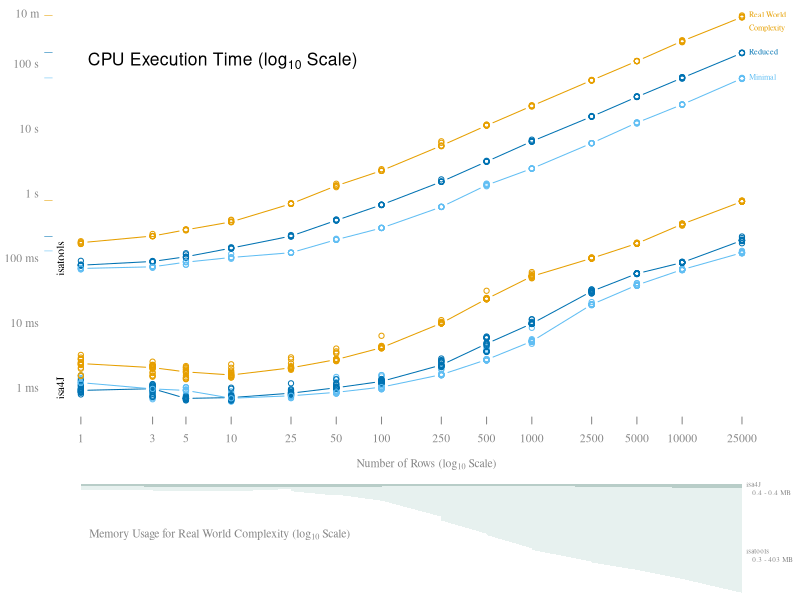

Write the R code that produced this figure. (Note: this script raises an error after producing the figure.)
## ---- chunk 1
knitr::opts_chunk$set(echo = TRUE)
## ---- chunk 2
example = read.csv("isatab_examples/example_study_minimal.csv", sep="\t", check.names = F)
knitr::kable(example, format="markdown")
## ---- chunk 3
example = read.csv("isatab_examples/example_assay_minimal.csv", sep="\t", check.names = F)
knitr::kable(example, format="markdown")
## ---- chunk 4
example = read.csv("isatab_examples/example_study_reduced.csv", sep="\t", check.names = F)
knitr::kable(example, format="markdown")
## ---- chunk 5
example = read.csv("isatab_examples/example_assay_reduced.csv", sep="\t", check.names = F)
knitr::kable(example, format="markdown")
## ---- chunk 6
example = read.csv("isatab_examples/example_study_real_world.csv", sep="\t", check.names = F)
knitr::kable(example, format="markdown")
## ---- chunk 7
example = read.csv("isatab_examples/example_assay_real_world.csv", sep="\t", check.names = F)
knitr::kable(example, format="markdown")
## ---- chunk 8
data = read.csv("performance_data.csv")
data[data$memory.usage.in.mb == -1,]$memory.usage.in.mb = NA # Where RAM usage was not measured it was set to -1
data$time.in.ns.log = log(data$time.in.ns/1e+9, 10)
data$n.rows.log     = log(data$n.rows, 10)
data$memory.usage.in.mb.log = log(data$memory.usage.in.mb, 10)
## ---- chunk 9
data$color = "black"
data[data$row.complexity == "real_world",]$color = "#e69f00"
data[data$row.complexity == "reduced",]$color = "#0072b2"
data[data$row.complexity == "minimal",]$color = "#61BEF3" #56B4E9
col.gray = "gray52"
col.green.dark = "#B8CDC8" #DBF3ED 
col.green.light = "#E7F1EF" #EEF8F6 

#pdf("figure.pdf", 6.92913, 3.3, colormodel="srgb")
par(family="serif", cex=0.7, mar=c(4.5,3.8,0,0), fig=c(0,1,0.2,1))
xlim = c(0, 4.6)
plot(data$time.in.ns.log ~ data$n.rows.log, xlim=xlim, col=data$color, axes=F, xlab=expression("Number of Rows (log"[10]~"Scale)"), ylab="", col.lab=col.gray)
axis(1, col=F, col.tick=col.gray, at=log(c(1,3,5,10,25,50,100,250,500,1000,2500,5000,10000,25000), 10), labels=c(1,3,5,10,25,50,100,250,500,1000,2500,5000,10000,25000), col.axis=col.gray)
axis(2, las=2, at=c(seq(-3,2), log(600,10)), labels=c("1 ms","10 ms", "100 ms", "1 s", "10 s", "100 s", "10 m"), col=F, col.axis=col.gray)

text(0, 2, expression("CPU Execution Time (log"[10]~"Scale)"), pos=4, cex=1.5, family="sans")
mtext("isatools", side=2, at=-1, line=-1, cex=0.7)
mtext("isa4J", side=2, at=-3, line=-1, cex=0.7)
mtext("|", side=2, at=max(data[data$platform == "isatools" & data$row.complexity == "real_world",]$time.in.ns.log), col="#e69f00", cex=0.5)
mtext("|", side=2, at=max(data[data$platform == "isatools" & data$row.complexity == "reduced",]$time.in.ns.log), col="#0072b2", cex=0.5)
mtext("|", side=2, at=max(data[data$platform == "isatools" & data$row.complexity == "minimal",]$time.in.ns.log), col="#61BEF3", cex=0.5)
mtext("|", side=2, at=max(data[data$platform == "isa4J" & data$row.complexity == "real_world",]$time.in.ns.log), col="#e69f00", cex=0.5)
mtext("|", side=2, at=max(data[data$platform == "isa4J" & data$row.complexity == "reduced",]$time.in.ns.log), col="#0072b2", cex=0.5)
mtext("|", side=2, at=max(data[data$platform == "isa4J" & data$row.complexity == "minimal",]$time.in.ns.log), col="#61BEF3", cex=0.5)

sub = data[data$row.complexity == "real_world" & data$platform == "isatools",]
t = tapply(sub$time.in.ns.log, sub$n.rows.log, FUN=median)
lines(as.numeric(names(t)), t, col="#e69f00", type="b")
text(max(sub$n.rows.log), max(sub$time.in.ns.log), "Real World", pos=4, col="#e69f00", cex=0.7)
text(max(sub$n.rows.log), max(sub$time.in.ns.log)-0.2, "Complexity", pos=4, col="#e69f00", cex=0.7)

sub = data[data$row.complexity == "reduced" & data$platform == "isatools",]
t = tapply(sub$time.in.ns.log, sub$n.rows.log, FUN=median)
lines(as.numeric(names(t)), t, col="#0072b2", type="b")
text(max(sub$n.rows.log), max(sub$time.in.ns.log), "Reduced", pos=4, col="#0072b2", cex=0.7)

sub = data[data$row.complexity == "minimal" & data$platform == "isatools",]
t = tapply(sub$time.in.ns.log, sub$n.rows.log, FUN=median)
lines(as.numeric(names(t)), t, col="#61BEF3", type="b")
text(max(sub$n.rows.log), max(sub$time.in.ns.log), "Minimal", pos=4, col="#61BEF3", cex=0.7)

sub = data[data$row.complexity == "real_world" & data$platform == "isa4J",]
t = tapply(sub$time.in.ns.log, sub$n.rows.log, FUN=median)
lines(as.numeric(names(t)), t, col="#e69f00", type="b")

sub = data[data$row.complexity == "reduced" & data$platform == "isa4J",]
t = tapply(sub$time.in.ns.log, sub$n.rows.log, FUN=median)
lines(as.numeric(names(t)), t, col="#0072b2", type="b")

sub = data[data$row.complexity == "minimal" & data$platform == "isa4J",]
t = tapply(sub$time.in.ns.log, sub$n.rows.log, FUN=median)
lines(as.numeric(names(t)), t, col="#61BEF3", type="b")

# Memory Plot
par(fig=c(0,1,0,0.2), mar=c(0.2,3.8,0,0), new=T)
memSub = data[data$row.complexity == "real_world",]
plot(-memSub$memory.usage.in.mb.log ~ memSub$n.rows.log, type="n", axes=F, xlim=xlim, xlab="", ylab="")
memSub.isatools = memSub[memSub$platform == "isatools",]
memSub.isa4J = memSub[memSub$platform == "isa4J",]
polygon(c(memSub.isatools$n.rows.log, max(memSub$n.rows.log), min(memSub$n.rows.log)),  -c(memSub.isatools$memory.usage.in.mb.log, min(memSub$memory.usage.in.mb.log), min(memSub$memory.usage.in.mb.log) ), col=col.green.light, border=NA) #DBF3ED
polygon(c(memSub.isa4J$n.rows.log, max(memSub$n.rows.log), min(memSub$n.rows.log)),  -c(memSub.isa4J$memory.usage.in.mb.log, min(memSub$memory.usage.in.mb.log), min(memSub$memory.usage.in.mb.log) ), col=col.green.dark, border=NA) #A1D7CA

text(0.01, -1, expression("Memory Usage for Real World Complexity (log"[10]~"Scale)"), pos=4, col=col.gray)

#text(0, 0.4, "isa4J", pos=2, xpd=NA, col=col.gray, cex=0.8)
#text(0, -1.6, "isatools", pos=2, xpd=NA, col=col.gray, cex=0.8)

text(log(24000,10), 0.3, paste("isa4J \n  ",round(min(memSub.isa4J$memory.usage.in.mb), 1), "-", round(max(memSub.isa4J$memory.usage.in.mb), 1),"MB"), pos=4, xpd=NA, col=col.gray, cex=0.6)

text(log(24000,10), -1.6, paste("isatools \n  ", round(min(memSub.isatools$memory.usage.in.mb), 1), "-", round(max(memSub.isatools$memory.usage.in.mb), 1),"MB"), pos=4, xpd=NA, col=col.gray, cex=0.6)

#dev.off()
## ---- chunk 10
sub = data[data$platform == "isatools" & data$n.rows >= 100,]
plot(sub$time.in.ns.log ~ sub$n.rows.log, col=sub$row.complexity, xlab=expression("log"[10]("Number of Rows")), ylab=expression("log"[10]("CPU Execution time [s]")))
model.isatools = lm(time.in.ns.log ~ n.rows.log + row.complexity, data=sub)
abline(model.isatools)
abline(model.isatools$coefficients[1]+model.isatools$coefficients[4], model.isatools$coefficients[2], col="green")
abline(model.isatools$coefficients[1]+model.isatools$coefficients[3], model.isatools$coefficients[2], col="red")
summary(model.isatools)
## ---- chunk 11
sub = data[data$platform == "isa4J" & data$n.rows >= 100,]
plot(sub$time.in.ns.log ~ sub$n.rows.log, col=sub$row.complexity, xlab=expression("log"[10]("Number of Rows")), ylab=expression("log"[10]("CPU Execution time [s]")))
model.isa4J = lm(time.in.ns.log ~ n.rows.log + row.complexity, data=sub)
abline(model.isa4J)
abline(model.isa4J$coefficients[1]+model.isa4J$coefficients[4], model.isa4J$coefficients[2], col="green")
abline(model.isa4J$coefficients[1]+model.isa4J$coefficients[3], model.isa4J$coefficients[2], col="red")
summary(model.isa4J)
## ---- chunk 12
sub = data[data$row.complexity == "real_world" & data$n.rows >= 100,]
plot(sub$time.in.ns.log ~ sub$n.rows.log, col=sub$row.complexity, xlab=expression("log"[10]("Number of Rows")), ylab=expression("log"[10]("CPU Execution time [s]")))
model.both = lm(time.in.ns.log ~ n.rows.log * platform, data=sub)
abline(model.both)
abline(model.both$coefficients[1]+model.both$coefficients[3], model.both$coefficients[2]+model.both$coefficients[4], col="red")
summary(model.both)
